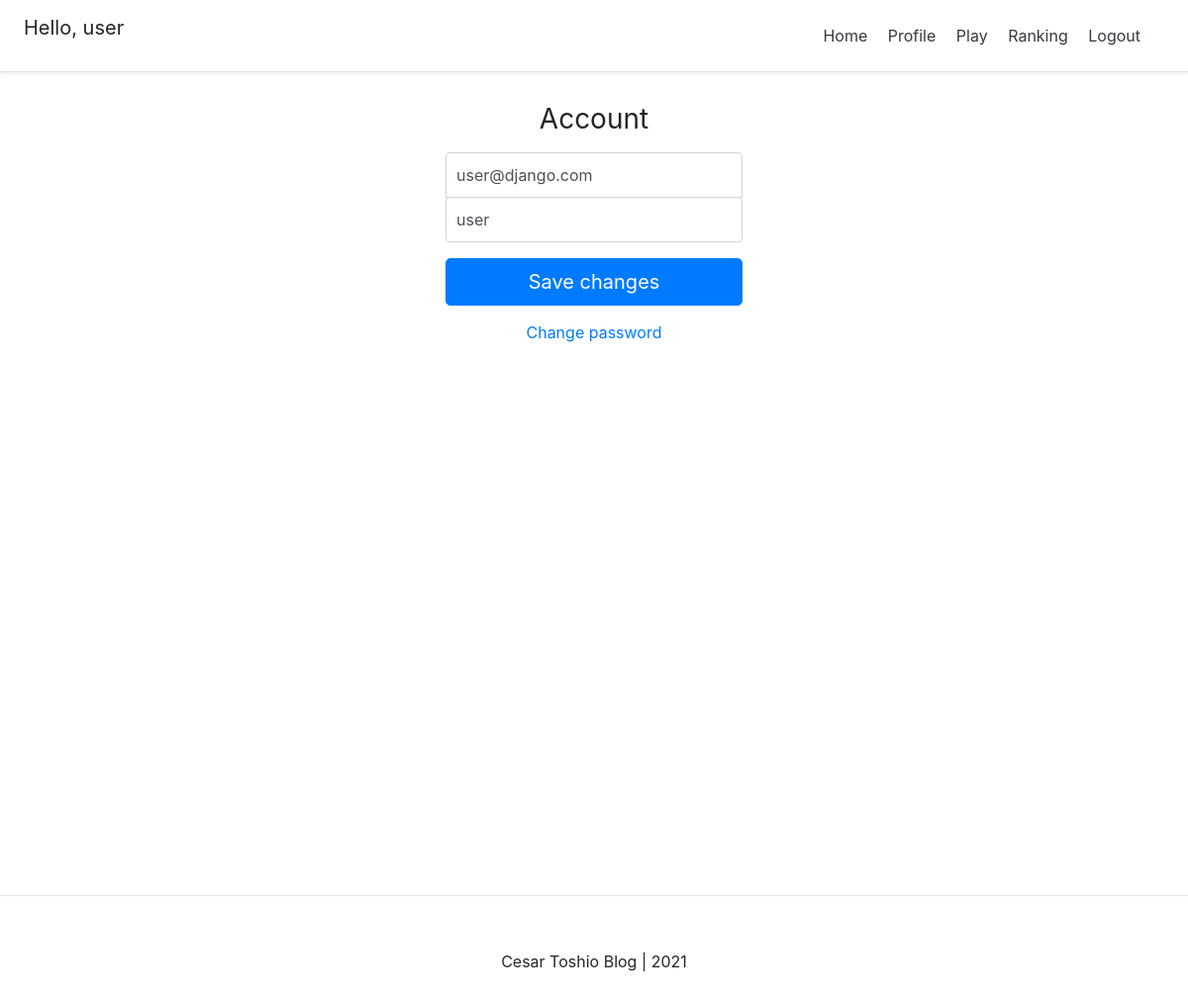
The page /account/ (signed in) on the database its author committed.
### account/models.py (models this page shows, shortened)
class Account(AbstractBaseUser):
    email = models.EmailField(verbose_name="email", max_length=60, unique=True)
    username = models.CharField(max_length=30, unique=True)
    earned_scores = models.IntegerField(null=True, blank=True)
    date_joined = models.DateTimeField(verbose_name='date joined', auto_now_add=True, null=True, blank=True)
    last_login = models.DateTimeField(verbose_name='last login', auto_now_add=True, null=True, blank=True)
    is_admin = models.BooleanField(default=False)
    is_active = models.BooleanField(default=True)
    is_staff = models.BooleanField(default=False)
    is_superuser = models.BooleanField(default=False)
    USERNAME_FIELD = 'email'
    REQUIRED_FIELDS = ['username', ]
    objects = MyAccountManager()

### account/views.py (the view)
# urls.py: path('account/', account_view, name="account"),
def  account_view(request):
    if not request.user.is_authenticated:
        return redirect("login")
    context = {}
    if request.POST:
        form = AccountUpdateForm(request.POST, instance=request.user)
        if form.is_valid():
            form.initial= {
                    "email": request.user.email,
                    "username": request.user.username,
                }
            form.save()
            context['success_message'] = "Updated"
    else:
        form = AccountUpdateForm(
                initial= {
                    "email": request.user.email,
                    "username": request.user.username,
                }
            )
    context['account_form'] = form
    return render(request, 'account/account.html', context)

### account/forms.py (shortened to what this page needs)
class AccountUpdateForm(forms.ModelForm):
    class Meta:
        model = Account
        fields = ('email', 'username', 'earned_scores')

### account/templates/account/account.html (shortened to what this page needs)
{% extends 'base.html' %}
{% block content %}
<form class="form-signin" method="post">
    <h1 class="h3 mb-3 font-weight-normal">Account</h1>
    <input type="email" name="email" id="inputEmail" class="form-control" placeholder="Email address" required autofocus
    value="{{account_form.initial.email}}">
    <input type="text" name="username" id="inputUsername" class="form-control" placeholder="Username" required
    value="{{account_form.initial.username}}">
    <button class="btn btn-lg btn-primary btn-block" type="submit">Save changes</button>
</form>
<div class="d-flex flex-column">
    <a class="m-auto" href="{% url 'password_change' %}">Change password</a>
</div>
{% endblock content %}

### templates/snippets/header.html (shortened to what this page needs)
<link rel="stylesheet" href="https://stackpath.bootstrapcdn.com/bootstrap/4.3.1/css/bootstrap.min.css"
integrity="sha384-ggOyR0iXCbMQv3Xipma34MD+dH/1fQ784/j6cY/iJTQUOhcWr7x9JvoRxT2MZw1T"
crossorigin="anonymous">
<div class="d-flex flex-column flex-md-row align-items-center p-3 px-md-4 mb-3 bg-white border-bottom shadow-sm">
    <h5 class="my-0 mr-md-auto font-weight-normal">
        {% if request.user.is_authenticated %}
        <p>Hello, {{request.user.username}}</p>
        {% endif %}
    </h5>
    <nav class="my-2 my-md-0 mr-md-3">
    {% if request.user.is_authenticated %}
        <a class="p-2 text-dark" href="{% url 'home' %}">Home</a>
        <a class="p-2 text-dark" href="{% url 'account' %}">Profile</a>
        <a class="p-2 text-dark" href="{% url 'playing' %}">Play</a>
        <a class="p-2 text-dark" href="{% url 'ranking' %}">Ranking</a>
        <a class="p-2 text-dark" href="{% url 'logout' %}">Logout</a>
    {% else %}
        <a class="p-2 text-dark" href="{% url 'home' %}">Home</a>
        <a class="p-2 text-dark" href="{% url 'login' %}"> Login</a>
        <a class="btn btn-outline-primary" href="{% url 'register' %}">Register</a>
    {% endif %}
    </nav>
</div>

### templates/snippets/header.html (style rules this page uses)
@media (min-width: 768px) { html { font-size: 16px; } }

### account/templates/account/account.html (style rules this page uses)
.form-signin { width: 100%; max-width: 330px; padding: 15px; margin: auto; }
.form-signin .form-control { position: relative; box-sizing: border-box; height: auto; padding: 10px; font-size: 16px; }
.form-signin input[type="email"] { margin-bottom: -1px; border-bottom-right-radius: 0; border-bottom-left-radius: 0; }
.h3 { text-align: center; }

### rows shown on the page
Account: user.username "user", email "user@django.com", username "user"
